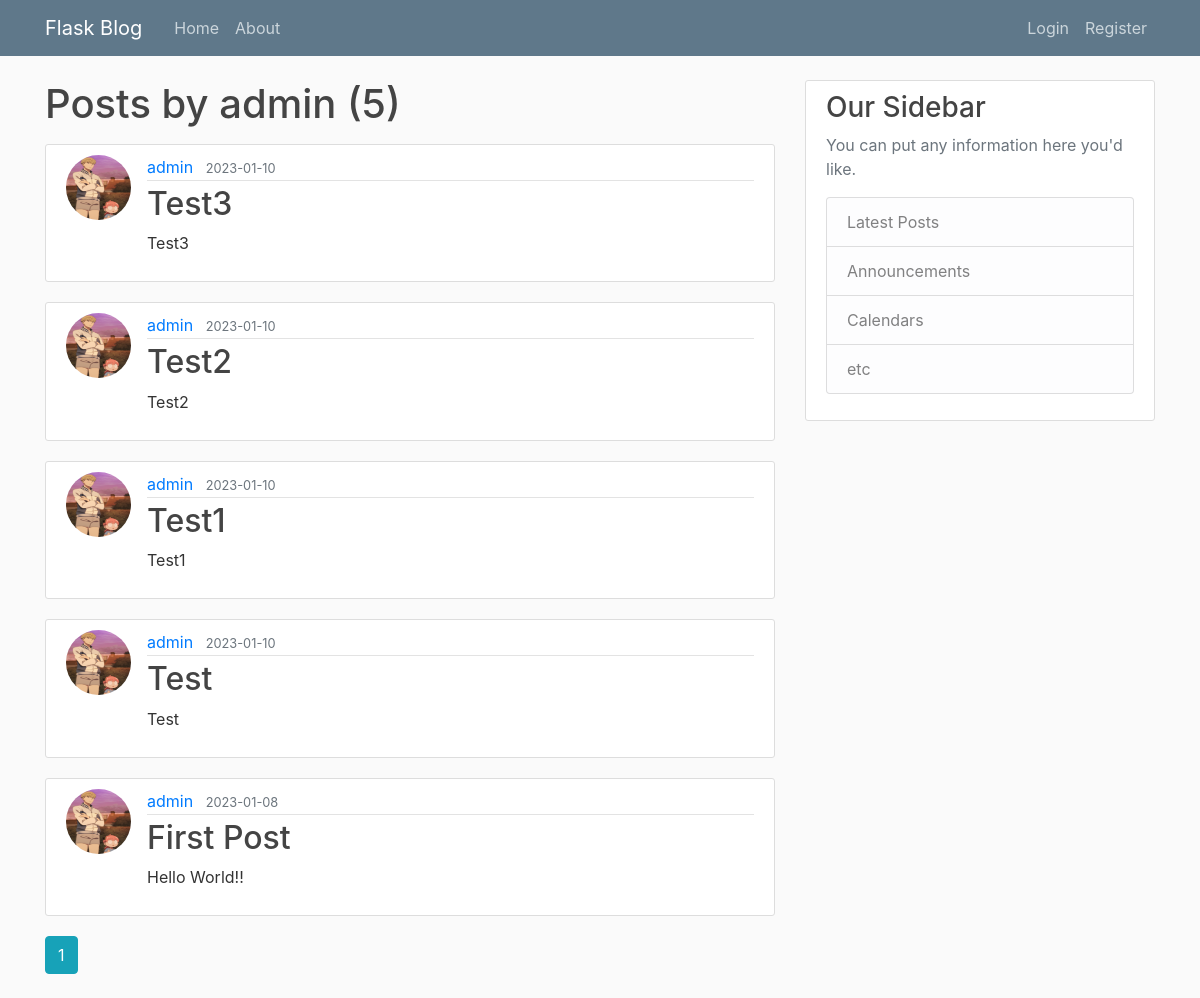
The app's page /user/admin, older data.
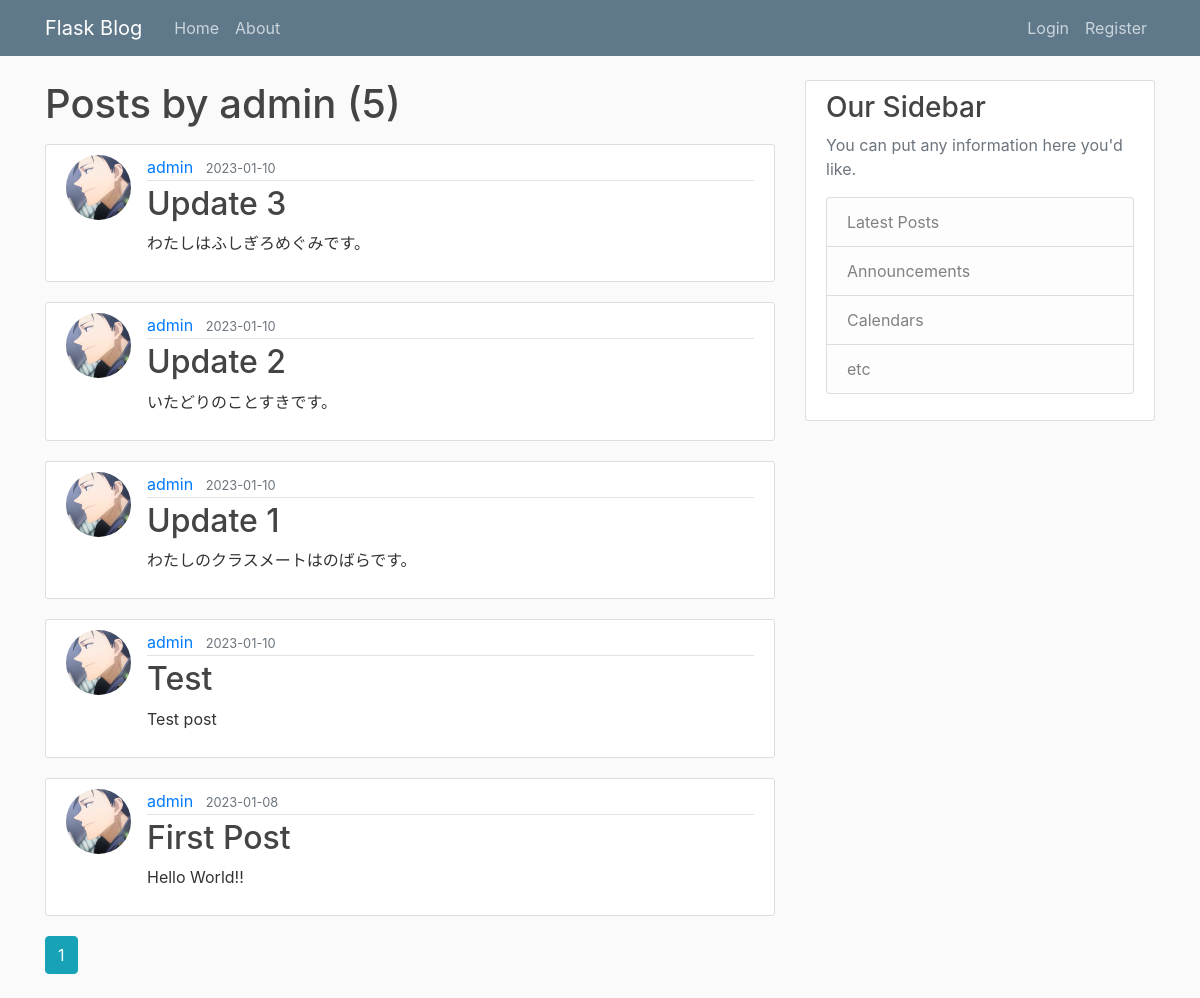
The same page, newer data.
### flaskblog/models.py (models this page shows, shortened)
class User(db.Model, UserMixin):
    id = db.Column(db.Integer, primary_key=True)
    username = db.Column(db.String(20), unique=True, nullable=False)
    email = db.Column(db.String(120), unique=True, nullable=False)
    image_file = db.Column(db.String(20), nullable=False, default='default.jpg')
    password = db.Column(db.String(60), nullable=False)
    posts = db.relationship('Post', backref='author', lazy=True)

class Post(db.Model):
    id = db.Column(db.Integer, primary_key=True)
    title = db.Column(db.String(100), nullable=False)
    date_posted = db.Column(db.DateTime, nullable=False, default=datetime.utcnow)
    content = db.Column(db.Text, nullable=False)
    user_id = db.Column(db.Integer, db.ForeignKey('user.id'), nullable=False)

### flaskblog/users/routes.py (the view)
@users.route("/user/<string:username>")
def user_posts(username):
    page = request.args.get('page', 1, type=int)
    user = User.query.filter_by(username=username).first_or_404()
    posts = Post.query.filter_by(author=user).order_by(Post.date_posted.desc()).paginate(page=page, per_page=5)
    return render_template('user_posts.html', posts=posts, user=user)

### flaskblog/templates/user_posts.html
{% extends "layout.html" %}
{% block content %}
    <h1 class="mb-3">Posts by {{ user.username }} ({{ posts.total }})</h1>
    {% for post in posts.items %}
        <article class="media content-section">
          <img class="rounded-circle article-img" src="{{ url_for('static', filename='profile_pics/' + post.author.image_file) }}">
          <div class="media-body">
            <div class="article-metadata">
              <a class="mr-2" href="{{ url_for('users.user_posts', username=post.author.username) }}">{{ post.author.username }}</a>
              <small class="text-muted">{{ post.date_posted.strftime('%Y-%m-%d') }}</small>
            </div>
            <h2><a class="article-title" href="{{ url_for('posts.post', post_id=post.id) }}">{{ post.title }}</a></h2>
            <p class="article-content">{{ post.content }}</p>
          </div>
        </article>
    {% endfor %}
    {% for page_num in posts.iter_pages(left_edge=1, right_edge=1, left_current=1, right_current=2) %}
      {% if page_num %}
        {% if posts.page == page_num %}
          <a class="btn btn-info mb-4" href="{{ url_for('users.user_posts', username=user.username, page=page_num) }}">{{ page_num }}</a>
        {% else %}
          <a class="btn btn-outline-info mb-4" href="{{ url_for('users.user_posts', username=user.username, page=page_num) }}">{{ page_num }}</a>
        {% endif %}
      {% else %}
        ...
      {% endif %}
    {% endfor %}
{% endblock content %}

### flaskblog/templates/layout.html (shortened to what this page needs)
<!DOCTYPE html>
<html>
<head>
    <link rel="stylesheet" href="https://maxcdn.bootstrapcdn.com/bootstrap/4.0.0/css/bootstrap.min.css">
    <link rel="stylesheet" type="text/css" href="{{ url_for('static', filename='main.css') }}">
</head>
<body>
    <header class="site-header">
      <nav class="navbar navbar-expand-md navbar-dark bg-steel fixed-top">
        <div class="container">
          <a class="navbar-brand mr-4" href="/">Flask Blog</a>
          <div class="collapse navbar-collapse" id="navbarToggle">
            <div class="navbar-nav mr-auto">
              <a class="nav-item nav-link" href="{{ url_for('main.home') }}">Home</a>
              <a class="nav-item nav-link" href="{{ url_for('main.about') }}">About</a>
            </div>
            <div class="navbar-nav">
              {% if current_user.is_authenticated %}
                <a class="nav-item nav-link" href="{{ url_for('posts.new_post') }}">New Post</a>
                <a class="nav-item nav-link" href="{{ url_for('users.account') }}">Account</a>
                <a class="nav-item nav-link" href="{{ url_for('users.logout') }}">Logout</a>
              {% else %}
                <a class="nav-item nav-link" href="{{ url_for('users.login') }}">Login</a>
                <a class="nav-item nav-link" href="{{ url_for('users.register') }}">Register</a>
              {% endif %}
            </div>
          </div>
        </div>
      </nav>
    </header>
    <main role="main" class="container">
      <div class="row">
        <div class="col-md-8">
          {% block content %}{% endblock %}
        </div>
        <div class="col-md-4">
          <div class="content-section">
            <h3>Our Sidebar</h3>
            <p class='text-muted'>You can put any information here you'd like.
              <ul class="list-group">
                <li class="list-group-item list-group-item-light">Latest Posts</li>
                <li class="list-group-item list-group-item-light">Announcements</li>
                <li class="list-group-item list-group-item-light">Calendars</li>
                <li class="list-group-item list-group-item-light">etc</li>
              </ul>
            </p>
          </div>
        </div>
      </div>
    </main>
</body>
</html>

### flaskblog/static/main.css (style rules this page uses)
body { background: #fafafa; color: #333333; margin-top: 5rem; }
h1, h2, h3, h4, h5, h6 { color: #444444; }
.bg-steel { background-color: #5f788a; }
.site-header .navbar-nav .nav-link { color: #cbd5db; }
.content-section { background: #ffffff; padding: 10px 20px; border: 1px solid #dddddd; border-radius: 3px; margin-bottom: 20px; }
.article-title { color: #444444; }
.article-content { white-space: pre-line; }
.article-img { height: 65px; width: 65px; margin-right: 16px; }
.article-metadata { padding-bottom: 1px; margin-bottom: 4px; border-bottom: 1px solid #e3e3e3 }

Row changes from the older to the newer data that the page shows:
changed Post: image_file: a different picture; title "Test3" → "Update 3"; content "Test3" → "わたしはふしぎろめぐみです。"
changed Post: image_file: a different picture; title "Test2" → "Update 2"; content "Test2" → "いたどりのことすきです。"
changed Post: image_file: a different picture; title "Test1" → "Update 1"; content "Test1" → "わたしのクラスメートはのばらです。"
changed Post "Test": image_file: a different picture; content "Test" → "Test post"
changed through a linked row, Post "First Post": image_file: a different picture
